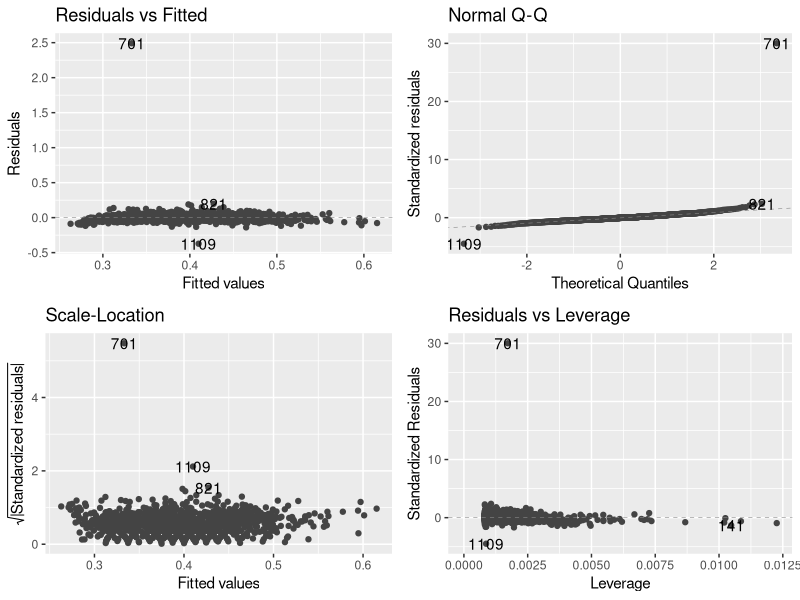
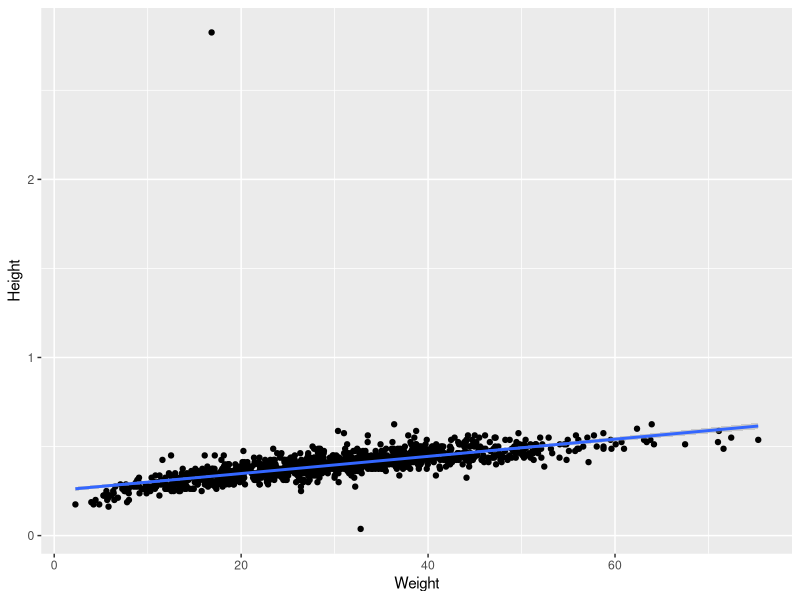

Reproduce these figures in R, in order.
## ---- chunk 1
rm(list=ls())
library(tidyverse)
library(here)
library(ggfortify)
## ---- chunk 2
crabs <- read.csv(here("data", "CrabAgePrediction.csv"))
glimpse(crabs)
## ---- chunk 3
crabs$Sex <- as.factor(crabs$Sex)
## ---- chunk 4
   female <-  crabs %>% group_by(Sex) %>% 
      filter(Sex == 'F')

## ---- chunk 5
model_hw <- lm(Height ~ Weight, data = female)
autoplot(model_hw, smooth.colour = NA)
## ---- chunk 6
anova(model_hw)
summary(model_hw)
ggplot(female, aes( x= Weight, y= Height)) + geom_point() + geom_smooth(method = 'lm')
